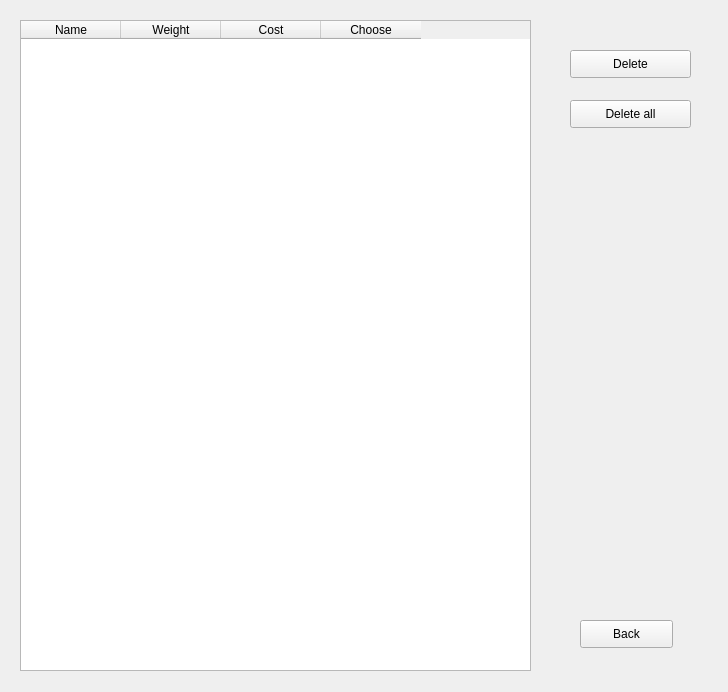
<?xml version="1.0" encoding="UTF-8"?>
<ui version="4.0">
 <class>Form</class>
 <widget class="QWidget" name="Form">
  <property name="geometry">
   <rect>
    <x>0</x>
    <y>0</y>
    <width>728</width>
    <height>692</height>
   </rect>
  </property>
  <property name="windowTitle">
   <string>Form</string>
  </property>
  <widget class="QTableWidget" name="ChoosingItems_table">
   <property name="geometry">
    <rect>
     <x>20</x>
     <y>20</y>
     <width>511</width>
     <height>651</height>
    </rect>
   </property>
   <property name="accessibleName">
    <string/>
   </property>
   <property name="rowCount">
    <number>0</number>
   </property>
   <property name="columnCount">
    <number>4</number>
   </property>
   <column>
    <property name="text">
     <string>Name</string>
    </property>
   </column>
   <column>
    <property name="text">
     <string>Weight</string>
    </property>
   </column>
   <column>
    <property name="text">
     <string>Cost</string>
    </property>
   </column>
   <column>
    <property name="text">
     <string>Choose</string>
    </property>
   </column>
  </widget>
  <widget class="QPushButton" name="DeleteButton">
   <property name="geometry">
    <rect>
     <x>570</x>
     <y>50</y>
     <width>121</width>
     <height>28</height>
    </rect>
   </property>
   <property name="text">
    <string>Delete</string>
   </property>
  </widget>
  <widget class="QPushButton" name="BackButton">
   <property name="geometry">
    <rect>
     <x>580</x>
     <y>620</y>
     <width>93</width>
     <height>28</height>
    </rect>
   </property>
   <property name="text">
    <string>Back</string>
   </property>
  </widget>
  <widget class="QPushButton" name="DeleteAllButton">
   <property name="geometry">
    <rect>
     <x>570</x>
     <y>100</y>
     <width>121</width>
     <height>28</height>
    </rect>
   </property>
   <property name="text">
    <string>Delete all</string>
   </property>
  </widget>
 </widget>
 <resources/>
 <connections/>
</ui>
